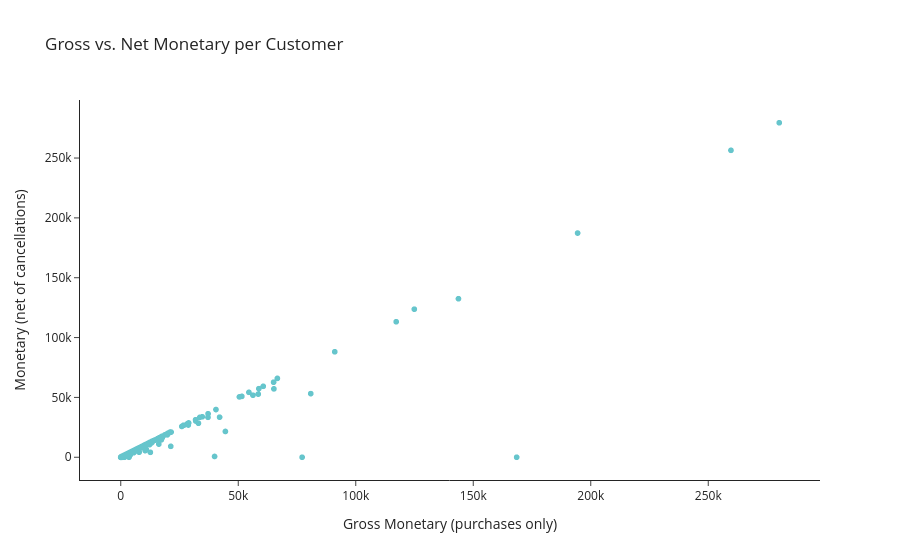

Notebook code cell kept with this figure:
### Code cell
# Sanity check: does netting actually change anything, or is it mostly a formality?
fig = px.scatter(
    rfm,
    x="GrossMonetary",
    y="Monetary",
    hover_data=["CustomerID", "ReturnRate"],
    title="Gross vs. Net Monetary per Customer",
    labels={"GrossMonetary": "Gross Monetary (purchases only)", "Monetary": "Monetary (net of cancellations)"}
)
fig.add_shape(type="line", x0=0, y0=0, x1=rfm["GrossMonetary"].max(), y1=rfm["GrossMonetary"].max(),
              line=dict(color="lightgrey", dash="dash"))
fig.update_traces(marker_color=PASTEL[0])
fig.update_layout(template="simple_white")
fig.show()

### Figure 1 — Plotly figure (JSON) as saved in the notebook; plotly's stock layout.template omitted (floating-point values rounded to 4 significant figures; data arrays with more than 128 entries replaced by an {"elided": "..."} marker saying what was removed)
{"data": [{"customdata": {"elided": "4339x2 float values"}, "hovertemplate": "Gross Monetary (purchases only)=%{x}<br>Monetary (net of cancellations)=%{y}<br>CustomerID=%{customdata[0]}<br>ReturnRate=%{customdata[1]}<extra></extra>", "legendgroup": "", "marker": {"color": "rgb(102, 197, 204)", "symbol": "circle"}, "mode": "markers", "name": "", "showlegend": false, "type": "scattergl", "x": {"elided": "4339 float values"}, "xaxis": "x", "y": {"elided": "4339 float values"}, "yaxis": "y"}], "layout": {"legend": {"tracegroupgap": 0}, "shapes": [{"line": {"color": "lightgrey", "dash": "dash"}, "type": "line", "x0": 0, "x1": 280200.0, "y0": 0, "y1": 280200.0}], "title": {"text": "Gross vs. Net Monetary per Customer"}, "xaxis": {"anchor": "y", "domain": [0, 1], "title": {"text": "Gross Monetary (purchases only)"}}, "yaxis": {"anchor": "x", "domain": [0, 1], "title": {"text": "Monetary (net of cancellations)"}}}}
